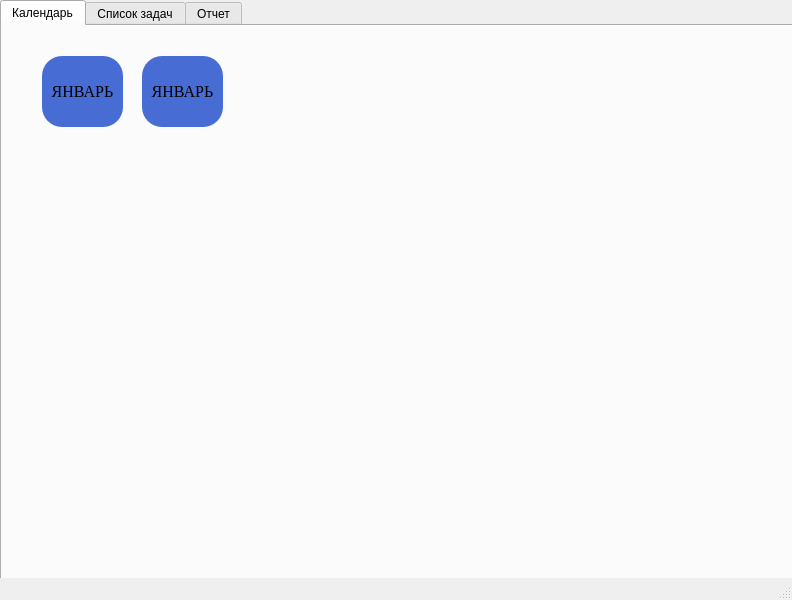
<?xml version="1.0" encoding="UTF-8"?>
<ui version="4.0">
 <class>MainWindow</class>
 <widget class="QMainWindow" name="MainWindow">
  <property name="geometry">
   <rect>
    <x>0</x>
    <y>0</y>
    <width>792</width>
    <height>600</height>
   </rect>
  </property>
  <property name="windowTitle">
   <string>MainWindow</string>
  </property>
  <widget class="QWidget" name="centralwidget">
   <widget class="QTabWidget" name="tabWidget">
    <property name="geometry">
     <rect>
      <x>0</x>
      <y>0</y>
      <width>801</width>
      <height>601</height>
     </rect>
    </property>
    <property name="currentIndex">
     <number>0</number>
    </property>
    <widget class="QWidget" name="tab">
     <attribute name="title">
      <string>Календарь</string>
     </attribute>
     <widget class="QPushButton" name="pushButton">
      <property name="geometry">
       <rect>
        <x>40</x>
        <y>30</y>
        <width>81</width>
        <height>71</height>
       </rect>
      </property>
      <property name="font">
       <font>
        <family>Georgia</family>
        <pointsize>12</pointsize>
       </font>
      </property>
      <property name="styleSheet">
       <string notr="true">QPushButton{
	border-radius:20px;
	background-color:#476DD5;
}

QPushButton:hover{
	background-color:rgb(44, 90, 255);
}</string>
      </property>
      <property name="text">
       <string>ЯНВАРЬ</string>
      </property>
     </widget>
     <widget class="QPushButton" name="pushButton_2">
      <property name="geometry">
       <rect>
        <x>140</x>
        <y>30</y>
        <width>81</width>
        <height>71</height>
       </rect>
      </property>
      <property name="font">
       <font>
        <family>Georgia</family>
        <pointsize>12</pointsize>
       </font>
      </property>
      <property name="styleSheet">
       <string notr="true">QPushButton{
	border-radius:20px;
	background-color:#476DD5;
}

QPushButton:hover{
	background-color:rgb(44, 90, 255);
}</string>
      </property>
      <property name="text">
       <string>ЯНВАРЬ</string>
      </property>
     </widget>
    </widget>
    <widget class="QWidget" name="tab_2">
     <attribute name="title">
      <string>Список задач</string>
     </attribute>
    </widget>
    <widget class="QWidget" name="tab_3">
     <attribute name="title">
      <string>Отчет</string>
     </attribute>
    </widget>
   </widget>
  </widget>
  <widget class="QStatusBar" name="statusbar"/>
 </widget>
 <resources/>
 <connections/>
</ui>
